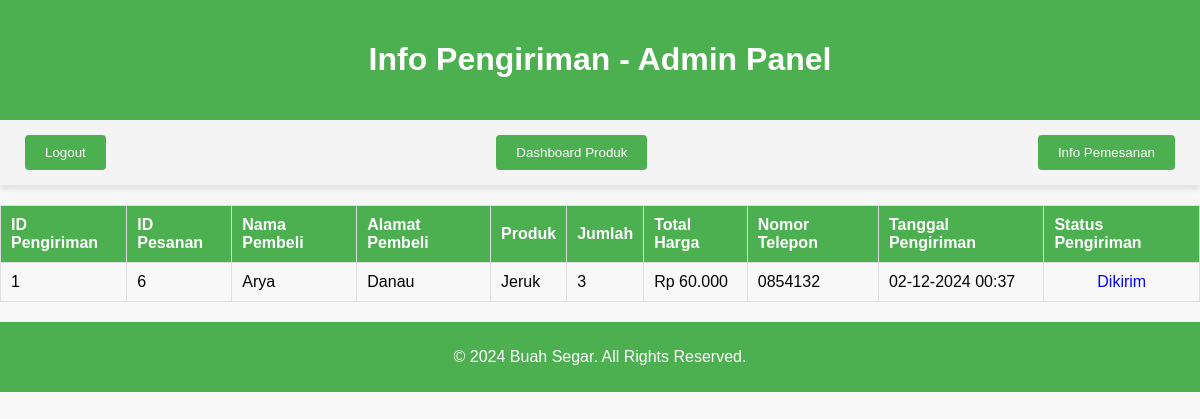
Page /info_pengiriman.php (signed in) on the committed database.
### tables this page shows
CREATE TABLE `shipments` (
  `id` int(11) NOT NULL,
  `order_id` int(11) NOT NULL,
  `customer_name` varchar(255) NOT NULL,
  `customer_address` text NOT NULL,
  `product_name` varchar(255) NOT NULL,
  `quantity` int(11) NOT NULL,
  `total_price` decimal(10,2) NOT NULL,
  `user_phone` varchar(15) DEFAULT NULL,
  `order_date` datetime NOT NULL,
  `shipped_date` datetime DEFAULT current_timestamp(),
  `status` enum('In Transit','Delivered') DEFAULT 'In Transit',
  `shipping_status` varchar(255) NOT NULL DEFAULT 'Pending'
);

### info_pengiriman.php (the view, shortened to what this page needs)
<?php
include 'connect.php';
$sql = "SELECT id, order_id, customer_name, customer_address, product_name, quantity, total_price, user_phone, order_date, shipping_status
        FROM shipments
        ORDER BY order_date DESC";
$stmt = $conn->prepare($sql);
$stmt->execute();
$rowCount = $stmt->rowCount();
?>
<!DOCTYPE html>
<html lang="en">
<head>
</head>
<body>
<header>
    <h1>Info Pengiriman - Admin Panel</h1>
</header>
<nav>
    <button onclick="window.location.href='logout.php';">Logout</button>
    <button onclick="window.location.href='admin_dashboard.php';">Dashboard Produk</button>
    <button onclick="window.location.href='info_pemesanan.php';">Info Pemesanan</button>
</nav>
<table class="shipment-table">
    <thead>
        <tr>
            <th>ID Pengiriman</th>
            <th>ID Pesanan</th>
            <th>Nama Pembeli</th>
            <th>Alamat Pembeli</th>
            <th>Produk</th>
            <th>Jumlah</th>
            <th>Total Harga</th>
            <th>Nomor Telepon</th>
            <th>Tanggal Pengiriman</th>
            <th>Status Pengiriman</th>
        </tr>
    </thead>
    <tbody>
    <?php
    if ($rowCount > 0) {
        while ($row = $stmt->fetch(PDO::FETCH_ASSOC)) {
            echo "<tr>";
            echo "<td>" . htmlspecialchars($row["id"]) . "</td>";
            echo "<td>" . htmlspecialchars($row["order_id"]) . "</td>";
            echo "<td>" . htmlspecialchars($row["customer_name"]) . "</td>";
            echo "<td>" . htmlspecialchars($row["customer_address"]) . "</td>";
            echo "<td>" . htmlspecialchars($row["product_name"]) . "</td>";
            echo "<td>" . htmlspecialchars($row["quantity"]) . "</td>";
            echo "<td>Rp " . number_format($row["total_price"], 0, ',', '.') . "</td>";
            echo "<td>" . htmlspecialchars($row["user_phone"]) . "</td>";
            echo "<td>" . date("d-m-Y H:i", strtotime($row["order_date"])) . "</td>";
            echo "<td style='color: blue;'>" . htmlspecialchars($row["shipping_status"]) . "</td>";
            echo "</tr>";
        }
    } else {
        echo "<tr><td colspan='10' style='text-align: center;'>Tidak ada pengiriman.</td></tr>";
    }
    ?>
    </tbody>
</table>
<footer>
    <p>© 2024 Buah Segar. All Rights Reserved.</p>
</footer>
</body>
</html>

### info_pengiriman.php (style rules this page uses)
body { font-family: Arial, sans-serif; margin: 0; padding: 0; background-color: #f8f8f8; }
header { background-color: #4CAF50; padding: 20px; color: white; text-align: center; }
nav { display: flex; justify-content: space-between; align-items: center; padding: 10px 20px; background-color: #f4f4f4; box-shadow: 0 4px 6px rgba(0, 0, 0, 0.1); }
nav button { background-color: #4CAF50; color: white; border: none; padding: 10px 20px; border-radius: 4px; cursor: pointer; margin: 5px; }
.shipment-table { width: 100%; margin-top: 20px; border-collapse: collapse; }
.shipment-table th, .shipment-table td { border: 1px solid #ddd; padding: 10px; text-align: left; }
.shipment-table th { background-color: #4CAF50; color: white; }
.shipment-table td:last-child { text-align: center; }
footer { background-color: #4CAF50; color: white; text-align: center; padding: 10px 20px; margin-top: 20px; }

### rows in the picture
shipments: id "1", order "6", customer_name "Arya", customer_address "Danau", product_name "Jeruk", quantity "3", total_price "60.000", user_phone "0854132", order_date "02-12-2024 00:37", shipping_status "Dikirim"
